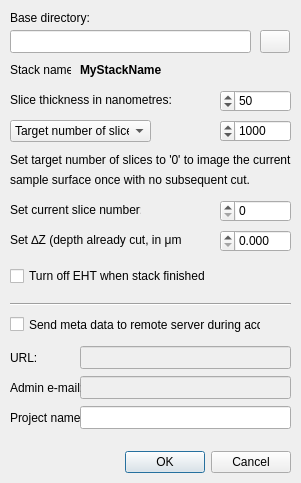
<?xml version="1.0" encoding="UTF-8"?>
<ui version="4.0">
 <class>acqSettings</class>
 <widget class="QDialog" name="acqSettings">
  <property name="windowModality">
   <enum>Qt::ApplicationModal</enum>
  </property>
  <property name="geometry">
   <rect>
    <x>0</x>
    <y>0</y>
    <width>301</width>
    <height>483</height>
   </rect>
  </property>
  <property name="sizePolicy">
   <sizepolicy hsizetype="Preferred" vsizetype="Preferred">
    <horstretch>0</horstretch>
    <verstretch>0</verstretch>
   </sizepolicy>
  </property>
  <property name="windowTitle">
   <string>Acquisition Settings</string>
  </property>
  <property name="layoutDirection">
   <enum>Qt::RightToLeft</enum>
  </property>
  <widget class="QDialogButtonBox" name="buttonBox">
   <property name="geometry">
    <rect>
     <x>90</x>
     <y>446</y>
     <width>201</width>
     <height>32</height>
    </rect>
   </property>
   <property name="layoutDirection">
    <enum>Qt::LeftToRight</enum>
   </property>
   <property name="orientation">
    <enum>Qt::Horizontal</enum>
   </property>
   <property name="standardButtons">
    <set>QDialogButtonBox::Cancel|QDialogButtonBox::Ok</set>
   </property>
  </widget>
  <widget class="QLabel" name="label_csn">
   <property name="geometry">
    <rect>
     <x>10</x>
     <y>200</y>
     <width>131</width>
     <height>20</height>
    </rect>
   </property>
   <property name="text">
    <string>Set current slice number:</string>
   </property>
  </widget>
  <widget class="QLabel" name="label_bd">
   <property name="geometry">
    <rect>
     <x>10</x>
     <y>10</y>
     <width>81</width>
     <height>16</height>
    </rect>
   </property>
   <property name="text">
    <string>Base directory:</string>
   </property>
  </widget>
  <widget class="QLineEdit" name="lineEdit_baseDir">
   <property name="geometry">
    <rect>
     <x>10</x>
     <y>30</y>
     <width>241</width>
     <height>23</height>
    </rect>
   </property>
  </widget>
  <widget class="QPushButton" name="pushButton_selectDir">
   <property name="geometry">
    <rect>
     <x>260</x>
     <y>30</y>
     <width>30</width>
     <height>23</height>
    </rect>
   </property>
   <property name="text">
    <string/>
   </property>
  </widget>
  <widget class="Line" name="line_1">
   <property name="geometry">
    <rect>
     <x>10</x>
     <y>296</y>
     <width>281</width>
     <height>16</height>
    </rect>
   </property>
   <property name="orientation">
    <enum>Qt::Horizontal</enum>
   </property>
  </widget>
  <widget class="QLabel" name="label_st">
   <property name="geometry">
    <rect>
     <x>10</x>
     <y>90</y>
     <width>161</width>
     <height>20</height>
    </rect>
   </property>
   <property name="text">
    <string>Slice thickness in nanometres:</string>
   </property>
  </widget>
  <widget class="QSpinBox" name="spinBox_numberSlices">
   <property name="geometry">
    <rect>
     <x>220</x>
     <y>120</y>
     <width>71</width>
     <height>22</height>
    </rect>
   </property>
   <property name="maximum">
    <number>99999</number>
   </property>
   <property name="singleStep">
    <number>100</number>
   </property>
   <property name="value">
    <number>1000</number>
   </property>
  </widget>
  <widget class="QSpinBox" name="spinBox_sliceThickness">
   <property name="geometry">
    <rect>
     <x>220</x>
     <y>90</y>
     <width>71</width>
     <height>22</height>
    </rect>
   </property>
   <property name="minimum">
    <number>0</number>
   </property>
   <property name="maximum">
    <number>200</number>
   </property>
   <property name="singleStep">
    <number>5</number>
   </property>
   <property name="value">
    <number>50</number>
   </property>
  </widget>
  <widget class="QSpinBox" name="spinBox_sliceCounter">
   <property name="geometry">
    <rect>
     <x>220</x>
     <y>200</y>
     <width>71</width>
     <height>22</height>
    </rect>
   </property>
   <property name="maximum">
    <number>99999</number>
   </property>
  </widget>
  <widget class="QLabel" name="label_expl0">
   <property name="geometry">
    <rect>
     <x>10</x>
     <y>150</y>
     <width>291</width>
     <height>20</height>
    </rect>
   </property>
   <property name="text">
    <string>Set target number of slices to '0' to image the current</string>
   </property>
  </widget>
  <widget class="QLabel" name="label_expl0_2">
   <property name="geometry">
    <rect>
     <x>10</x>
     <y>170</y>
     <width>251</width>
     <height>20</height>
    </rect>
   </property>
   <property name="text">
    <string>sample surface once with no subsequent cut.</string>
   </property>
  </widget>
  <widget class="QCheckBox" name="checkBox_sendMetaData">
   <property name="geometry">
    <rect>
     <x>10</x>
     <y>316</y>
     <width>251</width>
     <height>17</height>
    </rect>
   </property>
   <property name="layoutDirection">
    <enum>Qt::LeftToRight</enum>
   </property>
   <property name="text">
    <string>Send meta data to remote server during acq.:</string>
   </property>
  </widget>
  <widget class="QLineEdit" name="lineEdit_metaDataServer">
   <property name="enabled">
    <bool>false</bool>
   </property>
   <property name="geometry">
    <rect>
     <x>80</x>
     <y>346</y>
     <width>211</width>
     <height>23</height>
    </rect>
   </property>
  </widget>
  <widget class="QCheckBox" name="checkBox_EHTOff">
   <property name="geometry">
    <rect>
     <x>10</x>
     <y>266</y>
     <width>251</width>
     <height>20</height>
    </rect>
   </property>
   <property name="layoutDirection">
    <enum>Qt::LeftToRight</enum>
   </property>
   <property name="text">
    <string>Turn off EHT when stack finished</string>
   </property>
   <property name="checked">
    <bool>false</bool>
   </property>
   <property name="tristate">
    <bool>false</bool>
   </property>
  </widget>
  <widget class="QLineEdit" name="lineEdit_projectName">
   <property name="enabled">
    <bool>true</bool>
   </property>
   <property name="geometry">
    <rect>
     <x>80</x>
     <y>406</y>
     <width>211</width>
     <height>23</height>
    </rect>
   </property>
  </widget>
  <widget class="QLabel" name="label">
   <property name="geometry">
    <rect>
     <x>10</x>
     <y>410</y>
     <width>71</width>
     <height>16</height>
    </rect>
   </property>
   <property name="text">
    <string>Project name:</string>
   </property>
  </widget>
  <widget class="QLabel" name="label_2">
   <property name="geometry">
    <rect>
     <x>10</x>
     <y>350</y>
     <width>71</width>
     <height>16</height>
    </rect>
   </property>
   <property name="text">
    <string>URL:</string>
   </property>
  </widget>
  <widget class="QLineEdit" name="lineEdit_adminEmail">
   <property name="enabled">
    <bool>false</bool>
   </property>
   <property name="geometry">
    <rect>
     <x>80</x>
     <y>376</y>
     <width>211</width>
     <height>23</height>
    </rect>
   </property>
  </widget>
  <widget class="QLabel" name="label_3">
   <property name="geometry">
    <rect>
     <x>10</x>
     <y>380</y>
     <width>71</width>
     <height>16</height>
    </rect>
   </property>
   <property name="text">
    <string>Admin e-mail:</string>
   </property>
  </widget>
  <widget class="QLabel" name="label_csn_2">
   <property name="geometry">
    <rect>
     <x>10</x>
     <y>230</y>
     <width>171</width>
     <height>20</height>
    </rect>
   </property>
   <property name="text">
    <string>Set ∆Z (depth already cut, in μm):</string>
   </property>
  </widget>
  <widget class="QDoubleSpinBox" name="doubleSpinBox_totalZDiff">
   <property name="geometry">
    <rect>
     <x>220</x>
     <y>230</y>
     <width>71</width>
     <height>22</height>
    </rect>
   </property>
   <property name="decimals">
    <number>3</number>
   </property>
   <property name="maximum">
    <double>999.999000000000024</double>
   </property>
   <property name="value">
    <double>0.000000000000000</double>
   </property>
  </widget>
  <widget class="QLabel" name="label_st_2">
   <property name="geometry">
    <rect>
     <x>10</x>
     <y>60</y>
     <width>61</width>
     <height>20</height>
    </rect>
   </property>
   <property name="text">
    <string>Stack name:</string>
   </property>
  </widget>
  <widget class="QLabel" name="label_stackName">
   <property name="geometry">
    <rect>
     <x>80</x>
     <y>60</y>
     <width>211</width>
     <height>20</height>
    </rect>
   </property>
   <property name="font">
    <font>
     <weight>75</weight>
     <bold>true</bold>
    </font>
   </property>
   <property name="text">
    <string>MyStackName</string>
   </property>
  </widget>
  <widget class="QComboBox" name="comboBox_targetType">
   <property name="geometry">
    <rect>
     <x>10</x>
     <y>120</y>
     <width>141</width>
     <height>22</height>
    </rect>
   </property>
   <property name="layoutDirection">
    <enum>Qt::LeftToRight</enum>
   </property>
   <item>
    <property name="text">
     <string>Target number of slices:</string>
    </property>
   </item>
   <item>
    <property name="text">
     <string>Target depth (μm):</string>
    </property>
   </item>
  </widget>
  <widget class="QDoubleSpinBox" name="doubleSpinBox_targetZDiff">
   <property name="geometry">
    <rect>
     <x>220</x>
     <y>120</y>
     <width>71</width>
     <height>22</height>
    </rect>
   </property>
   <property name="decimals">
    <number>3</number>
   </property>
   <property name="maximum">
    <double>999.999000000000024</double>
   </property>
   <property name="value">
    <double>0.000000000000000</double>
   </property>
  </widget>
  <zorder>doubleSpinBox_targetZDiff</zorder>
  <zorder>buttonBox</zorder>
  <zorder>label_csn</zorder>
  <zorder>label_bd</zorder>
  <zorder>lineEdit_baseDir</zorder>
  <zorder>pushButton_selectDir</zorder>
  <zorder>line_1</zorder>
  <zorder>label_st</zorder>
  <zorder>spinBox_numberSlices</zorder>
  <zorder>spinBox_sliceCounter</zorder>
  <zorder>spinBox_sliceThickness</zorder>
  <zorder>label_expl0</zorder>
  <zorder>label_expl0_2</zorder>
  <zorder>checkBox_sendMetaData</zorder>
  <zorder>lineEdit_metaDataServer</zorder>
  <zorder>checkBox_EHTOff</zorder>
  <zorder>lineEdit_projectName</zorder>
  <zorder>label</zorder>
  <zorder>label_2</zorder>
  <zorder>lineEdit_adminEmail</zorder>
  <zorder>label_3</zorder>
  <zorder>label_csn_2</zorder>
  <zorder>doubleSpinBox_totalZDiff</zorder>
  <zorder>label_st_2</zorder>
  <zorder>label_stackName</zorder>
  <zorder>comboBox_targetType</zorder>
 </widget>
 <tabstops>
  <tabstop>lineEdit_baseDir</tabstop>
  <tabstop>pushButton_selectDir</tabstop>
  <tabstop>spinBox_sliceThickness</tabstop>
  <tabstop>spinBox_numberSlices</tabstop>
  <tabstop>spinBox_sliceCounter</tabstop>
  <tabstop>doubleSpinBox_totalZDiff</tabstop>
  <tabstop>checkBox_EHTOff</tabstop>
  <tabstop>checkBox_sendMetaData</tabstop>
  <tabstop>lineEdit_metaDataServer</tabstop>
  <tabstop>lineEdit_adminEmail</tabstop>
  <tabstop>lineEdit_projectName</tabstop>
 </tabstops>
 <resources/>
 <connections>
  <connection>
   <sender>buttonBox</sender>
   <signal>accepted()</signal>
   <receiver>acqSettings</receiver>
   <slot>accept()</slot>
   <hints>
    <hint type="sourcelabel">
     <x>248</x>
     <y>254</y>
    </hint>
    <hint type="destinationlabel">
     <x>157</x>
     <y>274</y>
    </hint>
   </hints>
  </connection>
  <connection>
   <sender>buttonBox</sender>
   <signal>rejected()</signal>
   <receiver>acqSettings</receiver>
   <slot>reject()</slot>
   <hints>
    <hint type="sourcelabel">
     <x>316</x>
     <y>260</y>
    </hint>
    <hint type="destinationlabel">
     <x>286</x>
     <y>274</y>
    </hint>
   </hints>
  </connection>
 </connections>
</ui>
